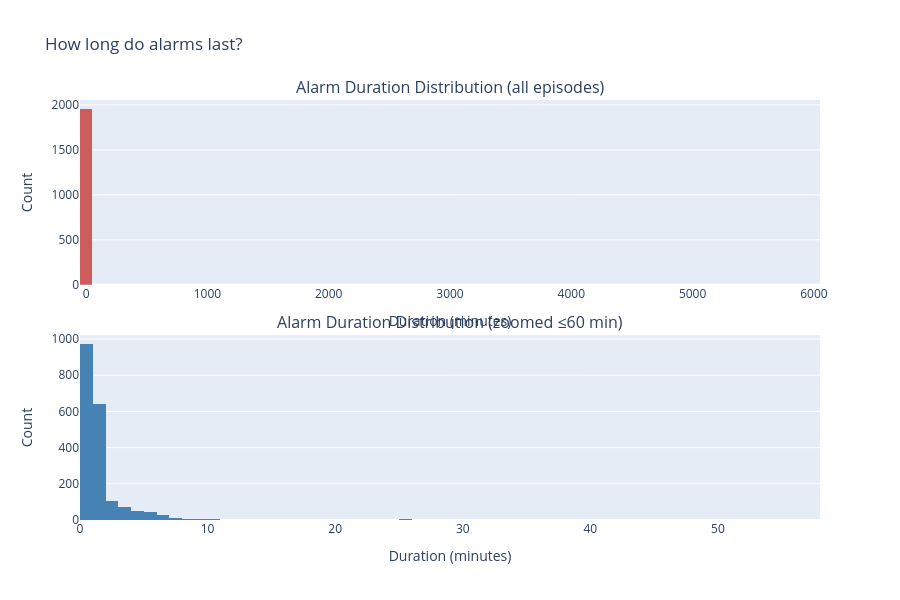

The cell this chart's notebook holds for it:
### Code cell
# Distribution of alarm DURATIONS
fig = make_subplots(rows=2, cols=1, subplot_titles=[
    'Alarm Duration Distribution (all episodes)',
    'Alarm Duration Distribution (zoomed ≤60 min)'
], vertical_spacing=0.12)

fig.add_trace(go.Histogram(x=episodes['duration_minutes'], nbinsx=100, 
                            marker_color='indianred', name='All'), row=1, col=1)
fig.add_trace(go.Histogram(x=episodes[episodes['duration_minutes'] <= 60]['duration_minutes'], 
                            nbinsx=60, marker_color='steelblue', name='≤60 min'), row=2, col=1)

fig.update_xaxes(title_text='Duration (minutes)', row=1, col=1)
fig.update_xaxes(title_text='Duration (minutes)', row=2, col=1)
fig.update_yaxes(title_text='Count', row=1, col=1)
fig.update_yaxes(title_text='Count', row=2, col=1)
fig.update_layout(height=600, showlegend=False, title_text='How long do alarms last?')
fig.show()

### Figure 1 — Plotly figure (JSON) as saved in the notebook; plotly's stock layout.template omitted (floating-point values rounded to 4 significant figures; data arrays with more than 128 entries replaced by an {"elided": "..."} marker saying what was removed)
{"data": [{"marker": {"color": "indianred"}, "name": "All", "nbinsx": 100, "type": "histogram", "x": {"elided": "1959 float values"}, "xaxis": "x", "yaxis": "y"}, {"marker": {"color": "steelblue"}, "name": "≤60 min", "nbinsx": 60, "type": "histogram", "x": {"elided": "1953 float values"}, "xaxis": "x2", "yaxis": "y2"}], "layout": {"annotations": [{"font": {"size": 16}, "showarrow": false, "text": "Alarm Duration Distribution (all episodes)", "x": 0.5, "xanchor": "center", "xref": "paper", "y": 1, "yanchor": "bottom", "yref": "paper"}, {"font": {"size": 16}, "showarrow": false, "text": "Alarm Duration Distribution (zoomed ≤60 min)", "x": 0.5, "xanchor": "center", "xref": "paper", "y": 0.44, "yanchor": "bottom", "yref": "paper"}], "height": 600, "showlegend": false, "title": {"text": "How long do alarms last?"}, "xaxis": {"anchor": "y", "domain": [0, 1], "title": {"text": "Duration (minutes)"}}, "xaxis2": {"anchor": "y2", "domain": [0, 1], "title": {"text": "Duration (minutes)"}}, "yaxis": {"anchor": "x", "domain": [0.56, 1], "title": {"text": "Count"}}, "yaxis2": {"anchor": "x2", "domain": [0, 0.44], "title": {"text": "Count"}}}}
